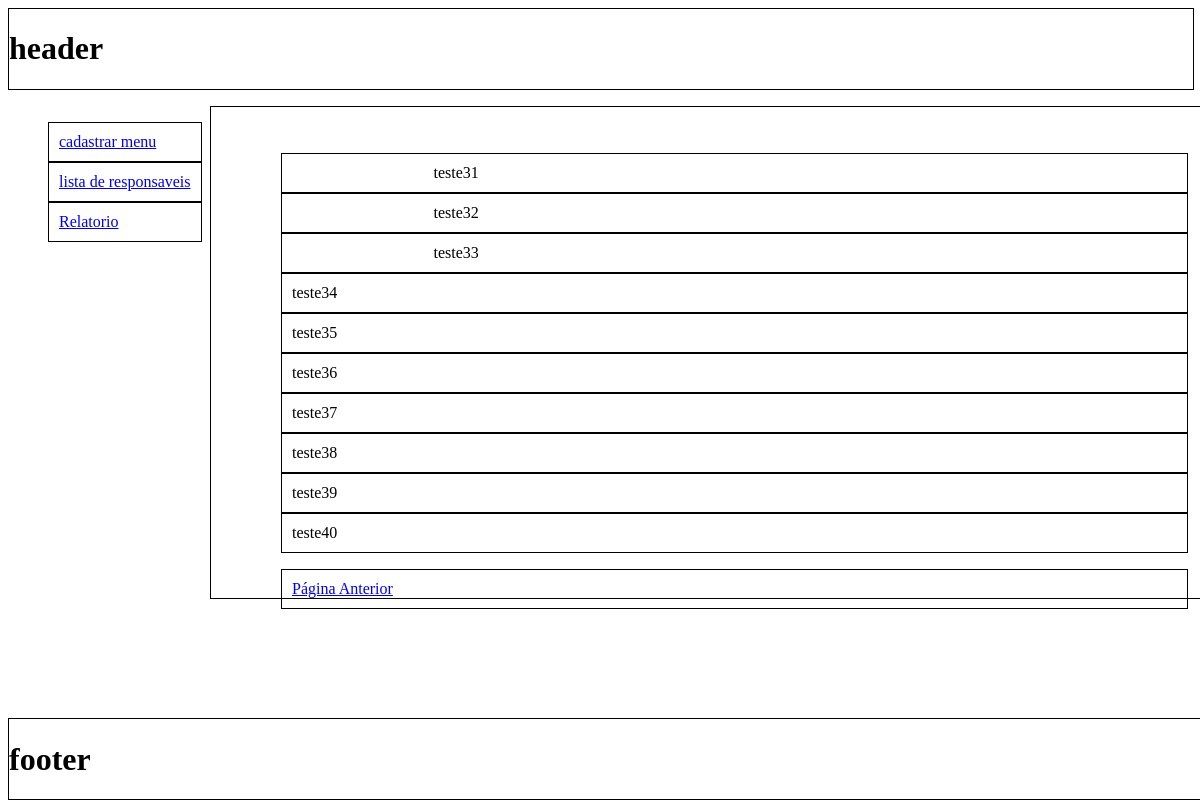
The page /admin/html/layout.php?page=lista&pagina=4 on the database its author committed.
### tables this page shows
CREATE TABLE `ResponsavelIdoso` (
  `Id` int(11) NOT NULL AUTO_INCREMENT,
  `ResponsavelCPF` varchar(11) NOT NULL,
  `ResponsavelNome` varchar(60) NOT NULL,
  `ResponsavelEmail` varchar(50) NOT NULL,
  `ResponsavelTelefone` varchar(9) NOT NULL,
  `ResponsavelDDD` varchar(3) NOT NULL,
  `IdosoCPF` varchar(11) NOT NULL,
  `IdosoNome` varchar(60) NOT NULL,
  PRIMARY KEY (`Id`),
  UNIQUE KEY `ResponsavelCPF_UNIQUE` (`ResponsavelCPF`),
  UNIQUE KEY `IdosoCPF_UNIQUE` (`IdosoCPF`)
);

### admin/libs/conexao/db.php (called while the page is built)
<?php
function ConexaoBD($host, $user, $pass, $banco, $sql)
{
	if (strlen($host) == 0 || $host == "*" || !is_string($host)) {
		die("Por favor informar o host");
	}
	elseif (strlen($user) == 0 || $user == "*" || !is_string($user)) {
		die("Por favor informar o usuario");
	}
	elseif (strlen($pass) == 0 || $pass == "*" || !is_string($pass)) {
		die("Por favor informar o password");
	}
	elseif (strlen($banco) == 0 || $banco == "*" || !is_string($banco)) {
		die("Por favor informar o banco de dados");
	}
	elseif (strlen($sql) == 0 || $sql == "*" || !is_string($sql)) {
		die("Por favor informar a sql");
	}
	else{
		$conexao = mysqli_connect($host, $user, $pass, $banco) or die(mysqli_error());
		if (!$resultado = mysqli_query($conexao, $sql)) {
			printf("<br>MYSQL Errormessage: %s\n", mysqli_error($conexao));
		}
		return $resultado;
	}
}

### admin/libs/crud/visListaResp.php (called while the page is built)
<?php
require_once('/var/www/12HD/admin/libs/conexao/db.php');
function VisualizaResponsaveis($limite="")
{
	$sql = "SELECT * FROM ResponsavelIdoso ".$limite;
	$funcao = ConexaoBD("localhost", "root", "123456", "MelhorIdadeSA", $sql);
	if (mysqli_num_rows($funcao) > 0) {
		return $funcao;
	} else {
	    echo "0 Resultado";
	}
}

### admin/html/pages/lista.php (the view, shortened to what this page needs)
<?php
	require_once $_SERVER["DOCUMENT_ROOT"]."/12HD/admin/libs/crud/visListaResp.php";
  	$pagina=isset($_GET['pagina'])?$_GET['pagina']:false;
	if (!$pagina) {
		$pagAtual = "1";
	} else {
		$pagAtual = $pagina;
	}
	$inicio = $pagAtual - 1;
	$inicio = $inicio * 10;
	$limite = "LIMIT $inicio, 10;";
	$row = VisualizaResponsaveis($limite);
	$pagAnterior = $pagAtual - 1;
?>
<div class="content">
	<ul class="responsaveis lista">
		<?php foreach($row as $valor):?>
			<li><?php echo $valor['ResponsavelNome']?></li>
		<?php endforeach;?>
	</ul>
	<ul class="responsaveis lista">
		<li>
		<?php
			if ($pagAtual>1)
				echo "<a href='?page=lista&pagina=$pagAnterior'> Página Anterior</a>";
		?>
		</li>
	</ul>
</div>

### admin/html/css/admin.css (style rules this page uses)
li { list-style: none; border: 1px solid; padding: 10px; }
li a { width:100%; }
.content { width: 80%; border: 1px solid; left: 202px; position: relative; margin-top: 16px; height: 55%; padding: 30px; }

### rows shown on the page
responsavelidoso: ResponsavelNome "teste31"
responsavelidoso: ResponsavelNome "teste32"
responsavelidoso: ResponsavelNome "teste33"
responsavelidoso: ResponsavelNome "teste34"
responsavelidoso: ResponsavelNome "teste35"
responsavelidoso: ResponsavelNome "teste36"
responsavelidoso: ResponsavelNome "teste37"
responsavelidoso: ResponsavelNome "teste38"
responsavelidoso: ResponsavelNome "teste39"
responsavelidoso: ResponsavelNome "teste40"
